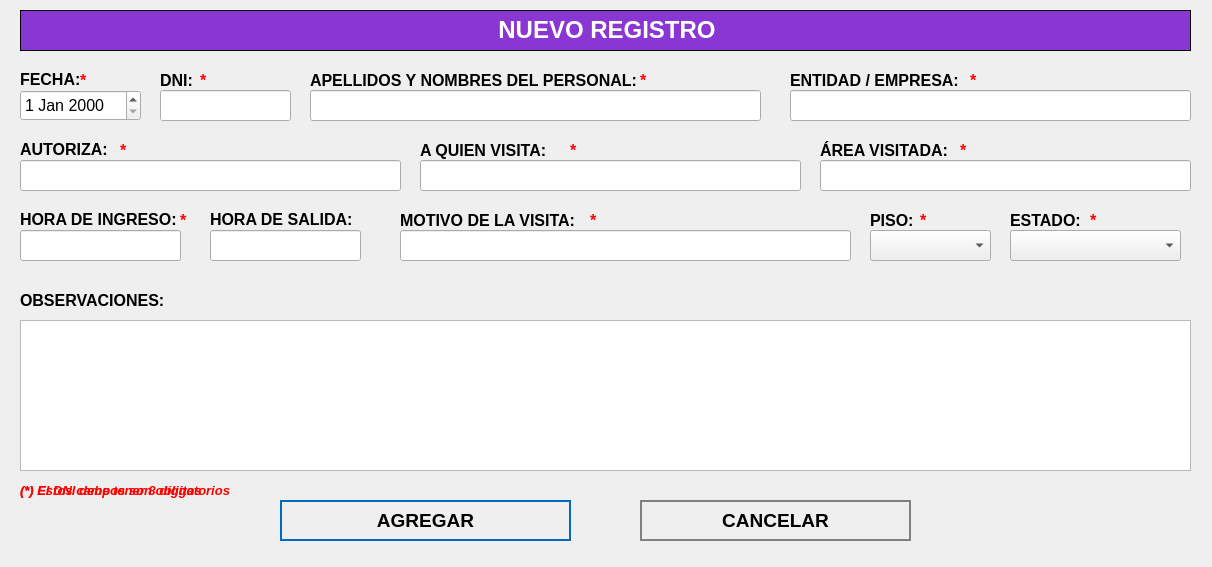
<?xml version="1.0" encoding="UTF-8"?>
<ui version="4.0">
 <class>NewBook</class>
 <widget class="QWidget" name="NewBook">
  <property name="geometry">
   <rect>
    <x>0</x>
    <y>0</y>
    <width>1212</width>
    <height>567</height>
   </rect>
  </property>
  <property name="windowTitle">
   <string>Nuevo Registro</string>
  </property>
  <property name="styleSheet">
   <string notr="true">QPushButton
{	
	height: 2em;
 	border-style: solid;
	border-width: 2px;
 	border-color: grey;
	font-weight: bold;
}

QPushButton:hover
{
   	background-color:grey;
	color:white;
}</string>
  </property>
  <widget class="QLabel" name="label">
   <property name="geometry">
    <rect>
     <x>20</x>
     <y>10</y>
     <width>1171</width>
     <height>41</height>
    </rect>
   </property>
   <property name="font">
    <font>
     <underline>false</underline>
    </font>
   </property>
   <property name="autoFillBackground">
    <bool>false</bool>
   </property>
   <property name="styleSheet">
    <string notr="true">background-color: #8a36d2;</string>
   </property>
   <property name="frameShape">
    <enum>QFrame::Box</enum>
   </property>
   <property name="text">
    <string>&lt;html&gt;&lt;head/&gt;&lt;body&gt;&lt;p align=&quot;center&quot;&gt;&lt;span style=&quot; font-size:18pt; font-weight:600; color:#ffffff;&quot;&gt;NUEVO REGISTRO&lt;/span&gt;&lt;/p&gt;&lt;/body&gt;&lt;/html&gt;</string>
   </property>
  </widget>
  <widget class="QLabel" name="label_autoriza">
   <property name="geometry">
    <rect>
     <x>20</x>
     <y>140</y>
     <width>101</width>
     <height>16</height>
    </rect>
   </property>
   <property name="text">
    <string>&lt;html&gt;&lt;head/&gt;&lt;body&gt;&lt;p&gt;&lt;span style=&quot; font-size:12pt; font-weight:600;&quot;&gt;AUTORIZA:&lt;/span&gt;&lt;/p&gt;&lt;/body&gt;&lt;/html&gt;</string>
   </property>
  </widget>
  <widget class="QLineEdit" name="titleLineEdit">
   <property name="geometry">
    <rect>
     <x>20</x>
     <y>160</y>
     <width>381</width>
     <height>31</height>
    </rect>
   </property>
   <property name="font">
    <font>
     <pointsize>12</pointsize>
    </font>
   </property>
  </widget>
  <widget class="QLineEdit" name="categoryLineEdit">
   <property name="geometry">
    <rect>
     <x>420</x>
     <y>160</y>
     <width>381</width>
     <height>31</height>
    </rect>
   </property>
   <property name="font">
    <font>
     <pointsize>12</pointsize>
    </font>
   </property>
  </widget>
  <widget class="QTextEdit" name="descriptionTextedit">
   <property name="geometry">
    <rect>
     <x>20</x>
     <y>320</y>
     <width>1171</width>
     <height>151</height>
    </rect>
   </property>
   <property name="font">
    <font>
     <pointsize>12</pointsize>
    </font>
   </property>
  </widget>
  <widget class="QPushButton" name="addButton">
   <property name="geometry">
    <rect>
     <x>280</x>
     <y>500</y>
     <width>291</width>
     <height>41</height>
    </rect>
   </property>
   <property name="font">
    <font>
     <pointsize>14</pointsize>
     <weight>75</weight>
     <bold>true</bold>
    </font>
   </property>
   <property name="cursor">
    <cursorShape>PointingHandCursor</cursorShape>
   </property>
   <property name="styleSheet">
    <string notr="true">QPushButton
{	
	height: 2em;
 	border-style: solid;
	border-width: 2px;
 	border-color: #0069c0;
	font-weight: bold;
}

QPushButton:hover
{
   	background-color:#0069c0;
	color:white;
}</string>
   </property>
   <property name="text">
    <string>AGREGAR</string>
   </property>
   <property name="icon">
    <iconset>
     <normaloff>../assets/icons/add-icon.png</normaloff>../assets/icons/add-icon.png</iconset>
   </property>
   <property name="iconSize">
    <size>
     <width>30</width>
     <height>30</height>
    </size>
   </property>
   <property name="autoDefault">
    <bool>true</bool>
   </property>
   <property name="default">
    <bool>true</bool>
   </property>
   <property name="flat">
    <bool>true</bool>
   </property>
  </widget>
  <widget class="QPushButton" name="cancelButton">
   <property name="geometry">
    <rect>
     <x>640</x>
     <y>500</y>
     <width>271</width>
     <height>41</height>
    </rect>
   </property>
   <property name="font">
    <font>
     <pointsize>14</pointsize>
     <weight>75</weight>
     <bold>true</bold>
    </font>
   </property>
   <property name="cursor">
    <cursorShape>PointingHandCursor</cursorShape>
   </property>
   <property name="styleSheet">
    <string notr="true">QPushButton
{	
	height: 2em;
 	border-style: solid;
	border-width: 2px;
 	border-color: grey;
	font-weight: bold;
}

QPushButton:hover
{
   	background-color:grey;
	color:white;
}</string>
   </property>
   <property name="text">
    <string>CANCELAR</string>
   </property>
   <property name="icon">
    <iconset>
     <normaloff>../assets/icons/cancel-icon.png</normaloff>../assets/icons/cancel-icon.png</iconset>
   </property>
   <property name="iconSize">
    <size>
     <width>30</width>
     <height>30</height>
    </size>
   </property>
   <property name="autoDefault">
    <bool>true</bool>
   </property>
   <property name="default">
    <bool>true</bool>
   </property>
   <property name="flat">
    <bool>true</bool>
   </property>
  </widget>
  <widget class="QLabel" name="label_aquienVisita">
   <property name="geometry">
    <rect>
     <x>420</x>
     <y>140</y>
     <width>191</width>
     <height>21</height>
    </rect>
   </property>
   <property name="text">
    <string>&lt;html&gt;&lt;head/&gt;&lt;body&gt;&lt;p&gt;&lt;span style=&quot; font-size:12pt; font-weight:600;&quot;&gt;A QUIEN VISITA:&lt;/span&gt;&lt;/p&gt;&lt;/body&gt;&lt;/html&gt;</string>
   </property>
  </widget>
  <widget class="QDateEdit" name="dateEditNuevo">
   <property name="geometry">
    <rect>
     <x>20</x>
     <y>90</y>
     <width>121</width>
     <height>31</height>
    </rect>
   </property>
   <property name="font">
    <font>
     <pointsize>12</pointsize>
    </font>
   </property>
  </widget>
  <widget class="QLabel" name="label_area">
   <property name="geometry">
    <rect>
     <x>820</x>
     <y>140</y>
     <width>191</width>
     <height>21</height>
    </rect>
   </property>
   <property name="text">
    <string>&lt;html&gt;&lt;head/&gt;&lt;body&gt;&lt;p&gt;&lt;span style=&quot; font-size:12pt; font-weight:600;&quot;&gt;ÁREA VISITADA:&lt;/span&gt;&lt;/p&gt;&lt;/body&gt;&lt;/html&gt;</string>
   </property>
  </widget>
  <widget class="QLineEdit" name="nombreVisitanteLineEdit">
   <property name="geometry">
    <rect>
     <x>310</x>
     <y>90</y>
     <width>451</width>
     <height>31</height>
    </rect>
   </property>
   <property name="font">
    <font>
     <pointsize>12</pointsize>
    </font>
   </property>
  </widget>
  <widget class="QLabel" name="label_fecha">
   <property name="geometry">
    <rect>
     <x>20</x>
     <y>70</y>
     <width>101</width>
     <height>16</height>
    </rect>
   </property>
   <property name="text">
    <string>&lt;html&gt;&lt;head/&gt;&lt;body&gt;&lt;p&gt;&lt;span style=&quot; font-size:12pt; font-weight:600;&quot;&gt;FECHA:&lt;/span&gt;&lt;/p&gt;&lt;/body&gt;&lt;/html&gt;</string>
   </property>
  </widget>
  <widget class="QLabel" name="label_visitante">
   <property name="geometry">
    <rect>
     <x>310</x>
     <y>70</y>
     <width>341</width>
     <height>21</height>
    </rect>
   </property>
   <property name="text">
    <string>&lt;html&gt;&lt;head/&gt;&lt;body&gt;&lt;p&gt;&lt;span style=&quot; font-size:12pt; font-weight:600;&quot;&gt;APELLIDOS Y NOMBRES DEL PERSONAL:&lt;/span&gt;&lt;/p&gt;&lt;/body&gt;&lt;/html&gt;</string>
   </property>
  </widget>
  <widget class="QLabel" name="label_4">
   <property name="geometry">
    <rect>
     <x>20</x>
     <y>290</y>
     <width>151</width>
     <height>21</height>
    </rect>
   </property>
   <property name="text">
    <string>&lt;html&gt;&lt;head/&gt;&lt;body&gt;&lt;p&gt;&lt;span style=&quot; font-size:12pt; font-weight:600;&quot;&gt;OBSERVACIONES:&lt;/span&gt;&lt;/p&gt;&lt;/body&gt;&lt;/html&gt;</string>
   </property>
  </widget>
  <widget class="QLineEdit" name="categoryLineEditEntidadEmpresa">
   <property name="geometry">
    <rect>
     <x>790</x>
     <y>90</y>
     <width>401</width>
     <height>31</height>
    </rect>
   </property>
   <property name="font">
    <font>
     <pointsize>12</pointsize>
    </font>
   </property>
  </widget>
  <widget class="QLabel" name="label_entidad">
   <property name="geometry">
    <rect>
     <x>790</x>
     <y>70</y>
     <width>341</width>
     <height>21</height>
    </rect>
   </property>
   <property name="text">
    <string>&lt;html&gt;&lt;head/&gt;&lt;body&gt;&lt;p&gt;&lt;span style=&quot; font-size:12pt; font-weight:600;&quot;&gt;ENTIDAD / EMPRESA:&lt;/span&gt;&lt;/p&gt;&lt;/body&gt;&lt;/html&gt;</string>
   </property>
  </widget>
  <widget class="QLabel" name="label_horaIngreso">
   <property name="geometry">
    <rect>
     <x>20</x>
     <y>210</y>
     <width>171</width>
     <height>16</height>
    </rect>
   </property>
   <property name="text">
    <string>&lt;html&gt;&lt;head/&gt;&lt;body&gt;&lt;p&gt;&lt;span style=&quot; font-size:12pt; font-weight:600;&quot;&gt;HORA DE INGRESO:&lt;/span&gt;&lt;/p&gt;&lt;/body&gt;&lt;/html&gt;</string>
   </property>
  </widget>
  <widget class="QLabel" name="label_horaSalida">
   <property name="geometry">
    <rect>
     <x>210</x>
     <y>210</y>
     <width>171</width>
     <height>16</height>
    </rect>
   </property>
   <property name="text">
    <string>&lt;html&gt;&lt;head/&gt;&lt;body&gt;&lt;p&gt;&lt;span style=&quot; font-size:12pt; font-weight:600;&quot;&gt;HORA DE SALIDA:&lt;/span&gt;&lt;/p&gt;&lt;/body&gt;&lt;/html&gt;</string>
   </property>
  </widget>
  <widget class="QLabel" name="label_motivoVisita">
   <property name="geometry">
    <rect>
     <x>400</x>
     <y>210</y>
     <width>341</width>
     <height>21</height>
    </rect>
   </property>
   <property name="text">
    <string>&lt;html&gt;&lt;head/&gt;&lt;body&gt;&lt;p&gt;&lt;span style=&quot; font-size:12pt; font-weight:600;&quot;&gt;MOTIVO DE LA VISITA:&lt;/span&gt;&lt;/p&gt;&lt;/body&gt;&lt;/html&gt;</string>
   </property>
  </widget>
  <widget class="QLineEdit" name="dniLineEdit">
   <property name="geometry">
    <rect>
     <x>160</x>
     <y>90</y>
     <width>131</width>
     <height>31</height>
    </rect>
   </property>
   <property name="font">
    <font>
     <pointsize>12</pointsize>
    </font>
   </property>
  </widget>
  <widget class="QLabel" name="label_dni">
   <property name="geometry">
    <rect>
     <x>160</x>
     <y>70</y>
     <width>91</width>
     <height>21</height>
    </rect>
   </property>
   <property name="text">
    <string>&lt;html&gt;&lt;head/&gt;&lt;body&gt;&lt;p&gt;&lt;span style=&quot; font-size:12pt; font-weight:600;&quot;&gt;DNI:&lt;/span&gt;&lt;/p&gt;&lt;/body&gt;&lt;/html&gt;</string>
   </property>
  </widget>
  <widget class="QLabel" name="label_piso">
   <property name="geometry">
    <rect>
     <x>870</x>
     <y>210</y>
     <width>51</width>
     <height>21</height>
    </rect>
   </property>
   <property name="text">
    <string>&lt;html&gt;&lt;head/&gt;&lt;body&gt;&lt;p&gt;&lt;span style=&quot; font-size:12pt; font-weight:600;&quot;&gt;PISO:&lt;/span&gt;&lt;/p&gt;&lt;/body&gt;&lt;/html&gt;</string>
   </property>
  </widget>
  <widget class="QComboBox" name="comboBoxPiso">
   <property name="geometry">
    <rect>
     <x>870</x>
     <y>230</y>
     <width>121</width>
     <height>31</height>
    </rect>
   </property>
   <property name="font">
    <font>
     <pointsize>12</pointsize>
    </font>
   </property>
   <property name="editable">
    <bool>false</bool>
   </property>
  </widget>
  <widget class="QLabel" name="label_estado">
   <property name="geometry">
    <rect>
     <x>1010</x>
     <y>210</y>
     <width>71</width>
     <height>21</height>
    </rect>
   </property>
   <property name="text">
    <string>&lt;html&gt;&lt;head/&gt;&lt;body&gt;&lt;p&gt;&lt;span style=&quot; font-size:12pt; font-weight:600;&quot;&gt;ESTADO:&lt;/span&gt;&lt;/p&gt;&lt;/body&gt;&lt;/html&gt;</string>
   </property>
  </widget>
  <widget class="QLineEdit" name="horaIngresoLineEdit">
   <property name="geometry">
    <rect>
     <x>20</x>
     <y>230</y>
     <width>161</width>
     <height>31</height>
    </rect>
   </property>
   <property name="font">
    <font>
     <pointsize>12</pointsize>
    </font>
   </property>
  </widget>
  <widget class="QLineEdit" name="horaSalidaLineEdit">
   <property name="geometry">
    <rect>
     <x>210</x>
     <y>230</y>
     <width>151</width>
     <height>31</height>
    </rect>
   </property>
   <property name="font">
    <font>
     <pointsize>12</pointsize>
    </font>
   </property>
  </widget>
  <widget class="QLabel" name="label_nota_obligatoria">
   <property name="geometry">
    <rect>
     <x>20</x>
     <y>480</y>
     <width>281</width>
     <height>21</height>
    </rect>
   </property>
   <property name="text">
    <string>&lt;html&gt;&lt;head/&gt;&lt;body&gt;&lt;p&gt;&lt;span style=&quot; font-size:10pt; font-weight:600; font-style:italic; color:#ff0000;&quot;&gt;(*) Estos campos son obligatorios&lt;/span&gt;&lt;/p&gt;&lt;/body&gt;&lt;/html&gt;</string>
   </property>
  </widget>
  <widget class="QLabel" name="ast_autoriza">
   <property name="geometry">
    <rect>
     <x>120</x>
     <y>140</y>
     <width>21</width>
     <height>21</height>
    </rect>
   </property>
   <property name="text">
    <string>&lt;html&gt;&lt;head/&gt;&lt;body&gt;&lt;p&gt;&lt;span style=&quot; font-size:12pt; font-weight:600; color:#ff0000;&quot;&gt;*&lt;/span&gt;&lt;/p&gt;&lt;/body&gt;&lt;/html&gt;</string>
   </property>
  </widget>
  <widget class="QLabel" name="ast_aquienvisita">
   <property name="geometry">
    <rect>
     <x>570</x>
     <y>140</y>
     <width>21</width>
     <height>21</height>
    </rect>
   </property>
   <property name="text">
    <string>&lt;html&gt;&lt;head/&gt;&lt;body&gt;&lt;p&gt;&lt;span style=&quot; font-size:12pt; font-weight:600; color:#ff0000;&quot;&gt;*&lt;/span&gt;&lt;/p&gt;&lt;/body&gt;&lt;/html&gt;</string>
   </property>
  </widget>
  <widget class="QLabel" name="ast_area">
   <property name="geometry">
    <rect>
     <x>960</x>
     <y>140</y>
     <width>21</width>
     <height>21</height>
    </rect>
   </property>
   <property name="text">
    <string>&lt;html&gt;&lt;head/&gt;&lt;body&gt;&lt;p&gt;&lt;span style=&quot; font-size:12pt; font-weight:600; color:#ff0000;&quot;&gt;*&lt;/span&gt;&lt;/p&gt;&lt;/body&gt;&lt;/html&gt;</string>
   </property>
  </widget>
  <widget class="QLabel" name="ast_entidadempresa">
   <property name="geometry">
    <rect>
     <x>970</x>
     <y>70</y>
     <width>21</width>
     <height>21</height>
    </rect>
   </property>
   <property name="text">
    <string>&lt;html&gt;&lt;head/&gt;&lt;body&gt;&lt;p&gt;&lt;span style=&quot; font-size:12pt; font-weight:600; color:#ff0000;&quot;&gt;*&lt;/span&gt;&lt;/p&gt;&lt;/body&gt;&lt;/html&gt;</string>
   </property>
  </widget>
  <widget class="QLabel" name="ast_piso">
   <property name="geometry">
    <rect>
     <x>920</x>
     <y>210</y>
     <width>21</width>
     <height>21</height>
    </rect>
   </property>
   <property name="text">
    <string>&lt;html&gt;&lt;head/&gt;&lt;body&gt;&lt;p&gt;&lt;span style=&quot; font-size:12pt; font-weight:600; color:#ff0000;&quot;&gt;*&lt;/span&gt;&lt;/p&gt;&lt;/body&gt;&lt;/html&gt;</string>
   </property>
  </widget>
  <widget class="QLabel" name="ast_estado">
   <property name="geometry">
    <rect>
     <x>1090</x>
     <y>210</y>
     <width>21</width>
     <height>21</height>
    </rect>
   </property>
   <property name="text">
    <string>&lt;html&gt;&lt;head/&gt;&lt;body&gt;&lt;p&gt;&lt;span style=&quot; font-size:12pt; font-weight:600; color:#ff0000;&quot;&gt;*&lt;/span&gt;&lt;/p&gt;&lt;/body&gt;&lt;/html&gt;</string>
   </property>
  </widget>
  <widget class="QLabel" name="ast_motivo">
   <property name="geometry">
    <rect>
     <x>590</x>
     <y>210</y>
     <width>21</width>
     <height>21</height>
    </rect>
   </property>
   <property name="text">
    <string>&lt;html&gt;&lt;head/&gt;&lt;body&gt;&lt;p&gt;&lt;span style=&quot; font-size:12pt; font-weight:600; color:#ff0000;&quot;&gt;*&lt;/span&gt;&lt;/p&gt;&lt;/body&gt;&lt;/html&gt;</string>
   </property>
  </widget>
  <widget class="QLabel" name="ast_dni">
   <property name="geometry">
    <rect>
     <x>200</x>
     <y>70</y>
     <width>21</width>
     <height>21</height>
    </rect>
   </property>
   <property name="text">
    <string>&lt;html&gt;&lt;head/&gt;&lt;body&gt;&lt;p&gt;&lt;span style=&quot; font-size:12pt; font-weight:600; color:#ff0000;&quot;&gt;*&lt;/span&gt;&lt;/p&gt;&lt;/body&gt;&lt;/html&gt;</string>
   </property>
  </widget>
  <widget class="QLabel" name="ast_horaingreso">
   <property name="geometry">
    <rect>
     <x>180</x>
     <y>210</y>
     <width>21</width>
     <height>21</height>
    </rect>
   </property>
   <property name="text">
    <string>&lt;html&gt;&lt;head/&gt;&lt;body&gt;&lt;p&gt;&lt;span style=&quot; font-size:12pt; font-weight:600; color:#ff0000;&quot;&gt;*&lt;/span&gt;&lt;/p&gt;&lt;/body&gt;&lt;/html&gt;</string>
   </property>
  </widget>
  <widget class="QLabel" name="ast_fecha">
   <property name="geometry">
    <rect>
     <x>80</x>
     <y>70</y>
     <width>21</width>
     <height>21</height>
    </rect>
   </property>
   <property name="text">
    <string>&lt;html&gt;&lt;head/&gt;&lt;body&gt;&lt;p&gt;&lt;span style=&quot; font-size:12pt; font-weight:600; color:#ff0000;&quot;&gt;*&lt;/span&gt;&lt;/p&gt;&lt;/body&gt;&lt;/html&gt;</string>
   </property>
  </widget>
  <widget class="QLabel" name="ast_visitante">
   <property name="geometry">
    <rect>
     <x>640</x>
     <y>70</y>
     <width>21</width>
     <height>21</height>
    </rect>
   </property>
   <property name="text">
    <string>&lt;html&gt;&lt;head/&gt;&lt;body&gt;&lt;p&gt;&lt;span style=&quot; font-size:12pt; font-weight:600; color:#ff0000;&quot;&gt;*&lt;/span&gt;&lt;/p&gt;&lt;/body&gt;&lt;/html&gt;</string>
   </property>
  </widget>
  <widget class="QComboBox" name="comboBoxEstado">
   <property name="geometry">
    <rect>
     <x>1010</x>
     <y>230</y>
     <width>171</width>
     <height>31</height>
    </rect>
   </property>
   <property name="font">
    <font>
     <pointsize>12</pointsize>
    </font>
   </property>
   <property name="editable">
    <bool>false</bool>
   </property>
  </widget>
  <widget class="QLineEdit" name="motivoVisitaLineEdit">
   <property name="geometry">
    <rect>
     <x>400</x>
     <y>230</y>
     <width>451</width>
     <height>31</height>
    </rect>
   </property>
   <property name="font">
    <font>
     <pointsize>12</pointsize>
    </font>
   </property>
  </widget>
  <widget class="QLabel" name="label_advertencia_dni">
   <property name="geometry">
    <rect>
     <x>20</x>
     <y>480</y>
     <width>251</width>
     <height>21</height>
    </rect>
   </property>
   <property name="text">
    <string>&lt;html&gt;&lt;head/&gt;&lt;body&gt;&lt;p&gt;&lt;span style=&quot; font-size:10pt; font-weight:600; font-style:italic; color:#ff0000;&quot;&gt;(*) El DNI debe tener 8 dígitos&lt;/span&gt;&lt;/p&gt;&lt;/body&gt;&lt;/html&gt;</string>
   </property>
  </widget>
  <widget class="QLineEdit" name="areaVisitadaLineEdit">
   <property name="geometry">
    <rect>
     <x>820</x>
     <y>160</y>
     <width>371</width>
     <height>31</height>
    </rect>
   </property>
   <property name="font">
    <font>
     <pointsize>12</pointsize>
    </font>
   </property>
  </widget>
 </widget>
 <tabstops>
  <tabstop>dniLineEdit</tabstop>
  <tabstop>nombreVisitanteLineEdit</tabstop>
  <tabstop>categoryLineEditEntidadEmpresa</tabstop>
  <tabstop>titleLineEdit</tabstop>
  <tabstop>categoryLineEdit</tabstop>
  <tabstop>areaVisitadaLineEdit</tabstop>
  <tabstop>horaIngresoLineEdit</tabstop>
  <tabstop>horaSalidaLineEdit</tabstop>
  <tabstop>motivoVisitaLineEdit</tabstop>
  <tabstop>comboBoxPiso</tabstop>
  <tabstop>comboBoxEstado</tabstop>
  <tabstop>descriptionTextedit</tabstop>
  <tabstop>addButton</tabstop>
  <tabstop>cancelButton</tabstop>
  <tabstop>dateEditNuevo</tabstop>
 </tabstops>
 <resources/>
 <connections/>
</ui>
